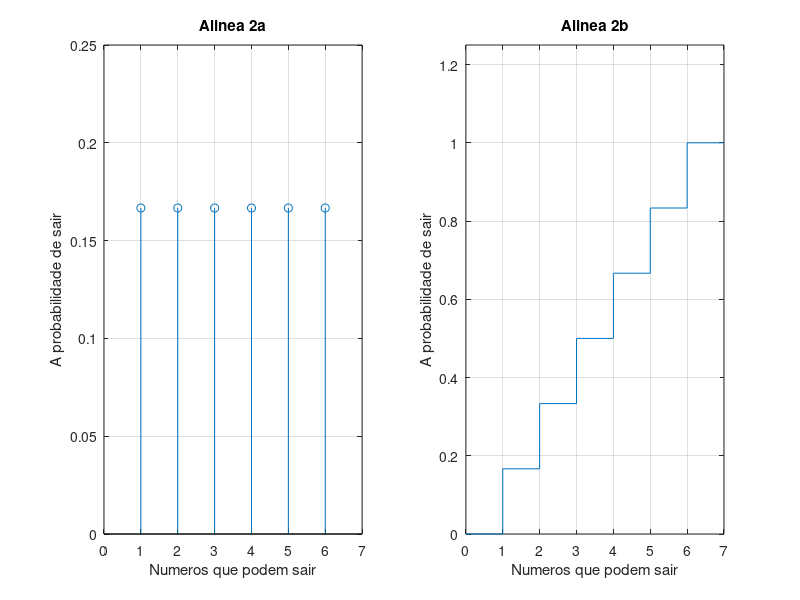

The MATLAB source for this figure:
i = 1:1:6 %[1 2 3 4 5 6];


subplot(1, 2, 1);

% Função massa de probabilidade de X
PMassax = ones(1,6)/6; 
% cria um vetor 1 por 6 cheio de uns e
% divide os por 6 => [1/6 1/6 1/6 1/6 1/6 1/6]

stem(i, PMassax);
title('Alinea 2a');
xlabel('Numeros que podem sair');
ylabel('A probabilidade de sair');
axis([0 7 0 0.25]);
grid on;


subplot(1, 2, 2);

% Função distribuição acumulada (discreta) de X
PDistrix = cumsum(PMassax)
stairs([0 i 7], [0 PDistrix 1]);
title('Alinea 2b');
xlabel('Numeros que podem sair');
ylabel('A probabilidade de sair');
axis([0 7 0 1.25]);
grid on;